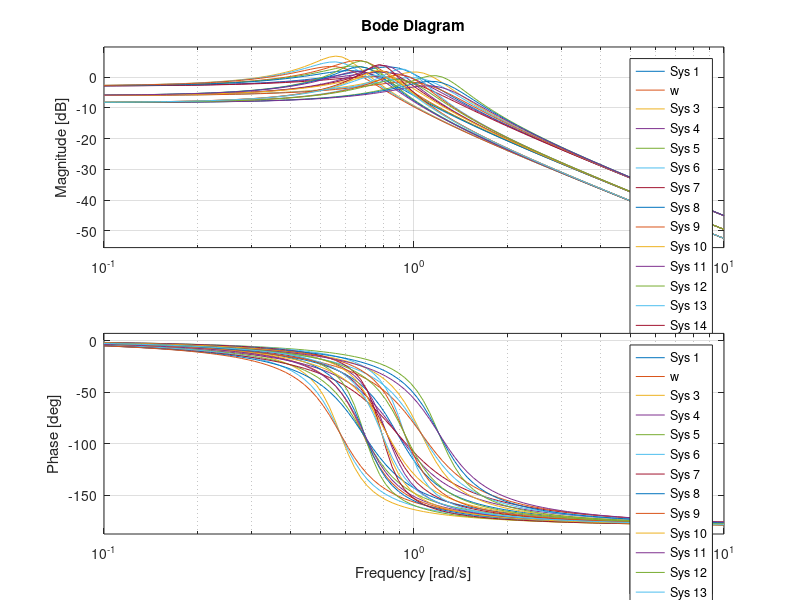
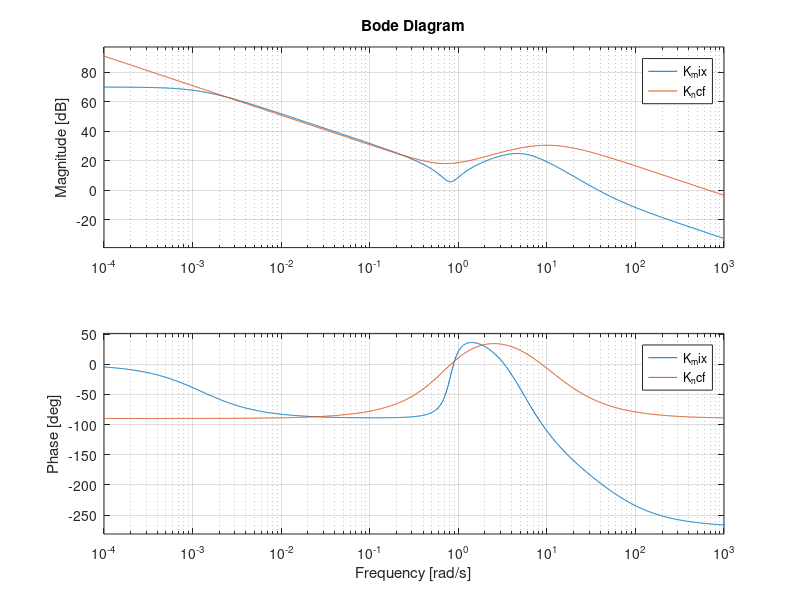
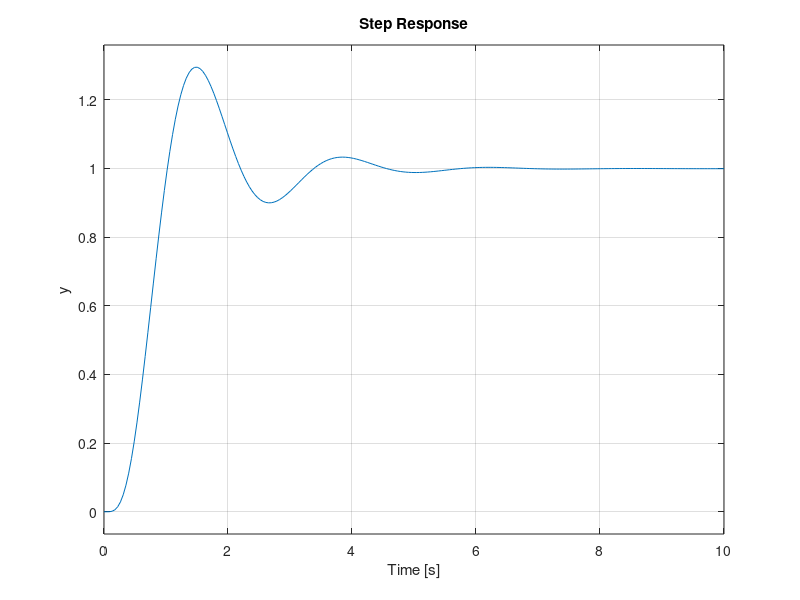
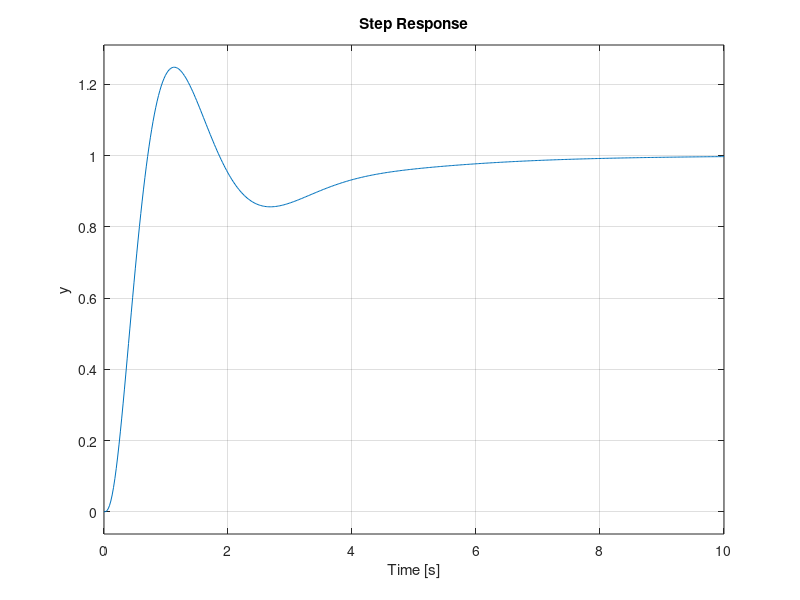

These charts were generated, in order, by the following MATLAB code:
%% -*- texinfo -*-
%% Robust control of a mass-damper-spring system.
%% Type @code{which MDSSystem} to locate,
%% @code{edit MDSSystem} to open and simply
%% @code{MDSSystem} to run the example file.

% ===============================================================================
% Robust Control of a Mass-Damper-Spring System     Lukas Reichlin    August 2011
% ===============================================================================
% Reference: Gu, D.W., Petkov, P.Hr. and Konstantinov, M.M.
%            Robust Control Design with Matlab, Springer 2005
% ===============================================================================

% Tabula Rasa
clear all, close all, clc

% ===============================================================================
% System Model
% ===============================================================================
%                +---------------+  
%                | d_m   0    0  |
%          +-----|  0   d_c   0  |<----+
%      u_m |     |  0    0   d_k |     | y_m
%      u_c |     +---------------+     | y_c
%      u_k |                           | y_k
%          |     +---------------+     |
%          +---->|               |-----+
%                |     G_nom     |
%        u ----->|               |-----> y
%                +---------------+

% Nominal Values
m_nom = 3;   % mass
c_nom = 1;   % damping coefficient
k_nom = 2;   % spring stiffness

% Perturbations
p_m = 0.4;   % 40% uncertainty in the mass
p_c = 0.2;   % 20% uncertainty in the damping coefficient
p_k = 0.3;   % 30% uncertainty in the spring stiffness

% State-Space Representation
A =   [            0,            1
        -k_nom/m_nom, -c_nom/m_nom ];

B1 =  [            0,            0,            0
                -p_m,   -p_c/m_nom,   -p_k/m_nom ];

B2 =  [            0
             1/m_nom ];

C1 =  [ -k_nom/m_nom, -c_nom/m_nom
                   0,        c_nom
               k_nom,            0 ];

C2 =  [            1,            0 ];

D11 = [         -p_m,   -p_c/m_nom,   -p_k/m_nom
                   0,            0,            0
                   0,            0,            0 ];

D12 = [      1/m_nom
                   0
                   0 ];

D21 = [            0,            0,            0 ];

D22 = [            0 ];

inname = {'u_m', 'u_c', 'u_k', 'u'};   % input names
outname = {'y_m', 'y_c', 'y_k', 'y'};  % output names

G_nom = ss (A, [B1, B2], [C1; C2], [D11, D12; D21, D22], ...
            'inputname', inname, 'outputname', outname);

G = G_nom(4, 4);                       % extract output y and input u


% ===============================================================================
% Frequency Analysis of Uncertain System
% ===============================================================================

% Uncertainties: -1 <= delta_m, delta_c, delta_k <= 1
[delta_m, delta_c, delta_k] = ndgrid ([-1, 0, 1], [-1, 0, 1], [-1, 0, 1]);

% Bode Plots of Perturbed Plants
w = logspace (-1, 1, 100);             % frequency vector
Delta = arrayfun (@(m, c, k) diag ([m, c, k]), delta_m(:), delta_c(:), delta_k(:), 'uniformoutput', false);
G_per = cellfun (@lft, Delta, {G_nom}, 'uniformoutput', false);

figure (1)
bode (G_per{:}, w);


% ===============================================================================
% Mixed Sensitivity H-infinity Controller Design (S over KS Method)
% ===============================================================================
%                                    +-------+
%             +--------------------->|  W_p  |----------> e_p
%             |                      +-------+
%             |                      +-------+
%             |                +---->|  W_u  |----------> e_u
%             |                |     +-------+
%             |                |    +---------+
%             |                |  ->|         |->
%  r   +    e |   +-------+  u |    |  G_nom  |
% ----->(+)---+-->|   K   |----+--->|         |----+----> y
%        ^ -      +-------+         +---------+    |
%        |                                         |
%        +-----------------------------------------+

% Weighting Functions
s = tf ('s');                          % transfer function variable
W_p = 0.95 * (s^2 + 1.8*s + 10) / (s^2 + 8.0*s + 0.01);  % performance weighting
W_u = 10^-2;                           % control weighting

% Synthesis
K_mix = mixsyn (G, W_p, W_u);          % mixed-sensitivity H-infinity synthesis

% Interconnections
L_mix = G * K_mix;                     % open loop
T_mix = feedback (L_mix);              % closed loop


% ===============================================================================
% H-infinity Loop-Shaping Design (Normalized Coprime Factor Perturbations)
% ===============================================================================

% Settings
W1 = 8 * (2*s + 1) / (0.9*s);          % precompensator
W2 = 1;                                % postcompensator
factor = 1.1;                          % suboptimal controller

% Synthesis
K_ncf = ncfsyn (G, W1, W2, factor);    % positive feedback controller

% Interconnections
K_ncf = -K_ncf;                        % negative feedback controller
L_ncf = G * K_ncf;                     % open loop
T_ncf = feedback (L_ncf);              % closed loop

% ===============================================================================

% Plotting
figure (2)
bode (K_mix, K_ncf)                    % bode plot

figure (3)
step (T_mix, 10)                       % step response for 10 seconds

figure (4)
step (T_ncf, 10)                       % step response for 10 seconds

% ===============================================================================
